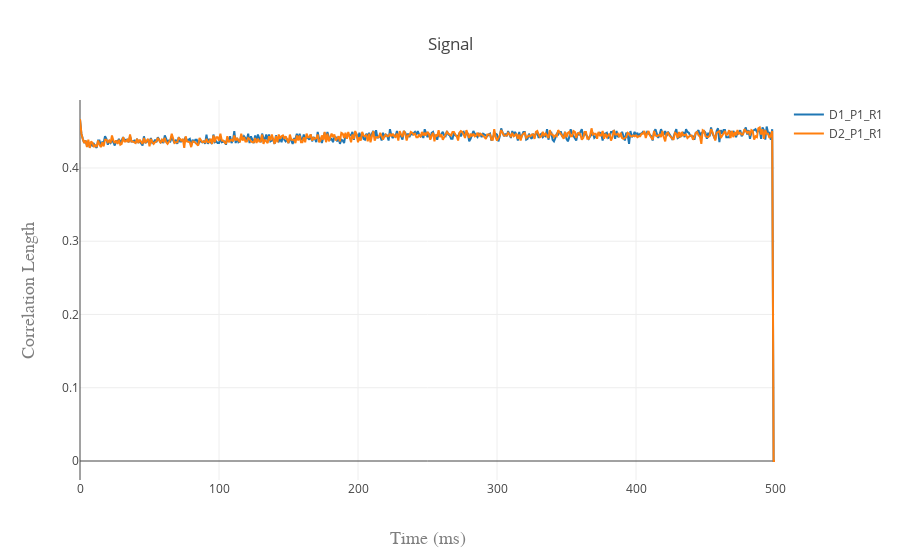

Notebook code cell kept with this figure:
### Markdown cell above
# Coeficientes de detalhe

### Code cell
iplot({
    'data': [gd_d1_p1_r1, gd_d2_p1_r1],
    'layout': cor_layout})

### Figure 1 — Plotly figure (JSON) as saved in the notebook; plotly's stock layout.template omitted (floating-point values rounded to 4 significant figures; data arrays with more than 128 entries replaced by an {"elided": "..."} marker saying what was removed)
{"data": [{"name": "D1_P1_R1", "type": "scatter", "uid": "9ca9108c-9b74-442d-a7eb-d6275232876c", "y": {"elided": "501 float values"}}, {"name": "D2_P1_R1", "type": "scatter", "uid": "52914eb9-f835-4abe-aeb6-42ff73e10e19", "y": {"elided": "501 float values"}}], "layout": {"title": "Signal", "xaxis": {"title": "Time (ms)", "titlefont": {"color": "#7f7f7f", "family": "Courier New, monospace", "size": 18}}, "yaxis": {"title": "Correlation Length", "titlefont": {"color": "#7f7f7f", "family": "Courier New, monospace", "size": 18}}}}
